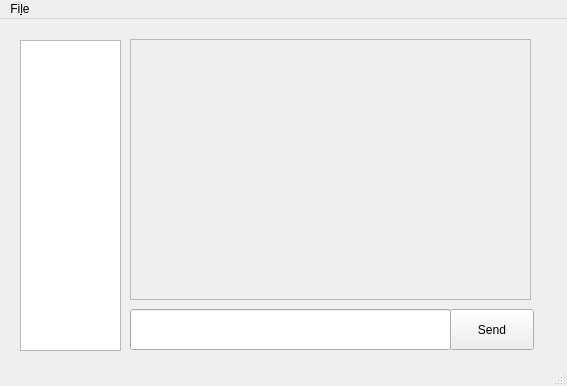
<?xml version="1.0" encoding="UTF-8"?>
<ui version="4.0">
 <class>MainWindow</class>
 <widget class="QMainWindow" name="MainWindow">
  <property name="geometry">
   <rect>
    <x>0</x>
    <y>0</y>
    <width>567</width>
    <height>386</height>
   </rect>
  </property>
  <property name="windowTitle">
   <string>MainWindow</string>
  </property>
  <widget class="QWidget" name="centralWidget">
   <widget class="QListView" name="roomsListView">
    <property name="enabled">
     <bool>true</bool>
    </property>
    <property name="geometry">
     <rect>
      <x>20</x>
      <y>21</y>
      <width>101</width>
      <height>311</height>
     </rect>
    </property>
    <property name="editTriggers">
     <set>QAbstractItemView::DoubleClicked|QAbstractItemView::EditKeyPressed</set>
    </property>
   </widget>
   <widget class="QTextEdit" name="logTextEdit">
    <property name="enabled">
     <bool>false</bool>
    </property>
    <property name="geometry">
     <rect>
      <x>130</x>
      <y>20</y>
      <width>401</width>
      <height>261</height>
     </rect>
    </property>
   </widget>
   <widget class="QLineEdit" name="msgLineEdit">
    <property name="geometry">
     <rect>
      <x>130</x>
      <y>290</y>
      <width>321</width>
      <height>41</height>
     </rect>
    </property>
    <property name="maxLength">
     <number>200</number>
    </property>
   </widget>
   <widget class="QPushButton" name="pushButton">
    <property name="geometry">
     <rect>
      <x>450</x>
      <y>290</y>
      <width>84</width>
      <height>41</height>
     </rect>
    </property>
    <property name="text">
     <string>Send</string>
    </property>
   </widget>
  </widget>
  <widget class="QMenuBar" name="menuBar">
   <property name="geometry">
    <rect>
     <x>0</x>
     <y>0</y>
     <width>567</width>
     <height>30</height>
    </rect>
   </property>
   <widget class="QMenu" name="menuFile">
    <property name="title">
     <string>Fi&amp;le</string>
    </property>
    <addaction name="actionRegister"/>
    <addaction name="actionLog_in"/>
    <addaction name="actionDisconnect"/>
   </widget>
   <addaction name="menuFile"/>
  </widget>
  <widget class="QStatusBar" name="statusBar">
   <property name="enabled">
    <bool>true</bool>
   </property>
  </widget>
  <action name="actionLog_in">
   <property name="text">
    <string>&amp;Log in</string>
   </property>
  </action>
  <action name="actionDisconnect">
   <property name="enabled">
    <bool>false</bool>
   </property>
   <property name="text">
    <string>&amp;Disconnect &amp; Quit</string>
   </property>
  </action>
  <action name="actionRegister">
   <property name="text">
    <string>&amp;Register</string>
   </property>
  </action>
 </widget>
 <layoutdefault spacing="6" margin="11"/>
 <resources/>
 <connections/>
</ui>
